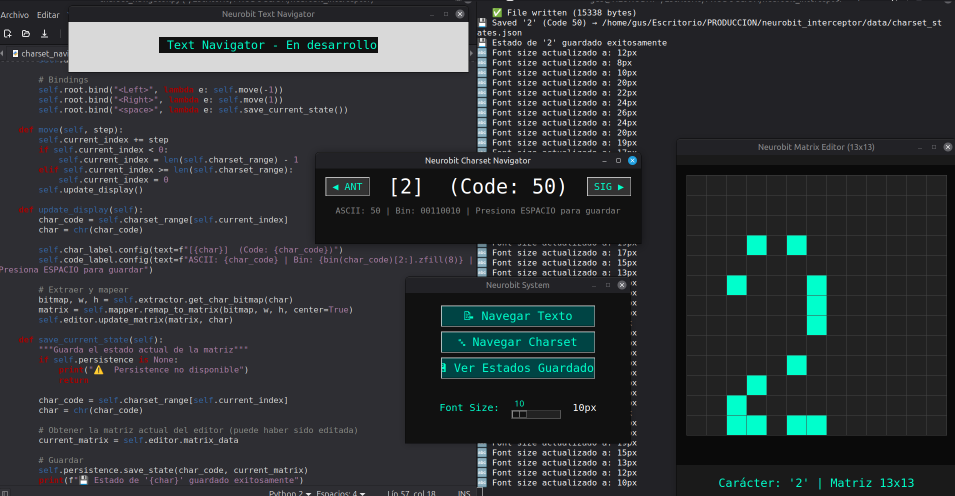
#> input picture modules/neurobit_interceptor/neurobit_interceptor/images_capture/size_10.png, 1909 x 992 px (shown at 1/2 size)
$ python -i screen_sector_capture.py   (imports and definitions only)
#> lines starting #> are read from the running program, lines starting #| are printed output that depends on the picture
import tkinter as tk
from PIL import ImageGrab, Image
import subprocess

class ScreenSectorCapture:
    def __init__(self, target_size=13):
        self.target_size = target_size
        self.cell_size = 40  # Tamaño visual de cada celda en la GUI

    # [38 lines left out: function capture_window_sector, not called in this run]

    def sample_sector_to_matrix(self, image, threshold=128):
        """
        Muestrea una imagen a matriz 13x13
        threshold: valor de gris (0-255) para considerar "activo"
        """
        if image is None:
            return None

        # Redimensionar a 13x13 para muestreo directo
        resized = image.resize((self.target_size, self.target_size), Image.LANCZOS)

        # Convertir a escala de grises
        gray = resized.convert('L')

        # Muestrear cada celda
        matrix = []
        for y in range(self.target_size):
            row = []
            for x in range(self.target_size):
                pixel = gray.getpixel((x, y))
                # Invertir: píxel oscuro = activo (1)
                row.append(1 if pixel < threshold else 0)
            matrix.append(row)

        return matrix

    # [16 lines left out: function capture_char_from_screen, not called in this run]

>>> import cv2
>>> picture = cv2.imread('images_capture/size_10.png', cv2.IMREAD_GRAYSCALE)
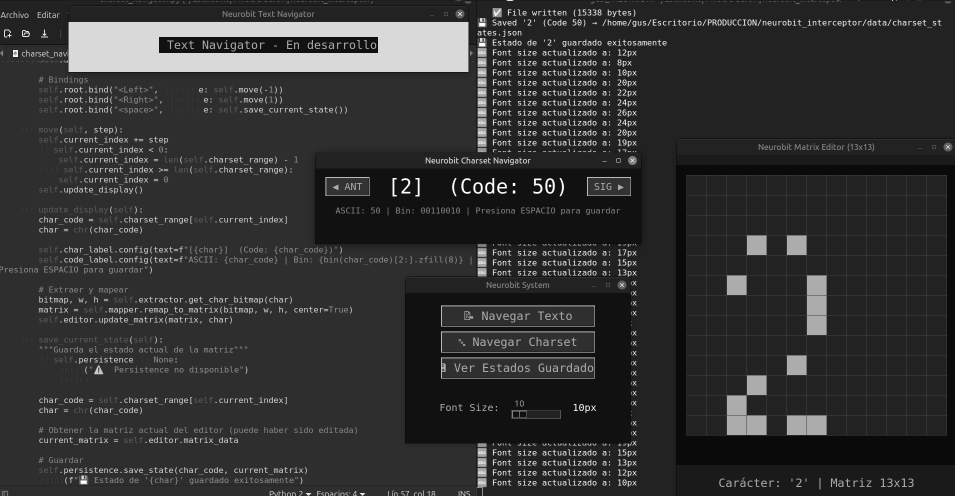
#> picture: shape (992, 1909) (shown at 1/2 size); min 1, max 255, mean 50.3
>>> result = ScreenSectorCapture().sample_sector_to_matrix(picture)
#> (the run stopped early here; a loop or call above may not have finished)
